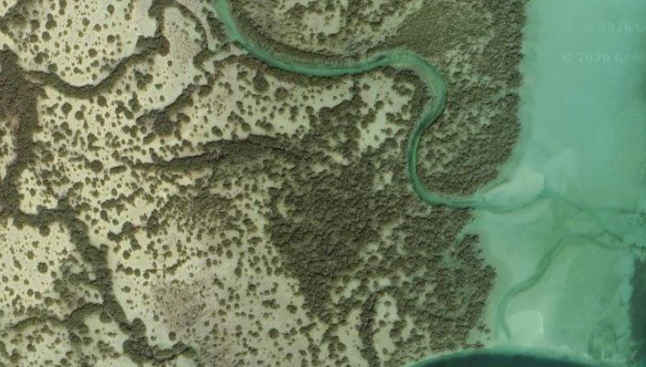
#> input picture aerial_mangrove_images/screenshot1.jpg, 1292 x 733 px (shown at 1/2 size)
$ python run_mangrove.py
#> lines starting #> are read from the running program, lines starting #| are printed output that depends on the picture; after the words box and inside, x2 and y2 are one past the last pixel; in counts of white or black regions, pixels touching at a corner belong together
### src/reforestation/soil_detector.py
"""
Soil detection for reforestation drone missions.

detect_soil_mask()
------------------
Takes an aerial RGB image and returns a boolean mask of *plantable* cells --
exposed mudflat / bare soil where seeds can take root.  Non-plantable areas:

  * Open water / tidal channels : high blue channel, low green
  * Existing canopy              : high pseudo-NDVI (green - red / green + red)
  * Submerged mudflat            : classified as water (see tidal_threshold)

The returned mask plugs directly into generate_strips() via the existing
``field_mask`` parameter, so the optimizer and simulation need no changes.

apply_tidal_mask()
------------------
Overlays a dynamic tidal / moisture grid onto the base soil mask.  Use this
for replanning events when a section of the field floods mid-mission or after
a rain report from a sensor / operator.

Detection approach
------------------
Mangrove mudflat imagery typically shows three spectrally distinct zones:

  Zone            | NDVI          | Blue channel  | Brightness
  ----------------+---------------+---------------+------------
  Open water      | HIGH (teal)   | HIGH          | moderate
  Exposed soil    | near-zero     | moderate      | HIGH (pale)
  Existing canopy | near-zero     | low           | LOW (dark)

Three signal cuts -- any combination can be used depending on the image:
  1. pseudo_ndvi < soil_ndvi_threshold       ->  eliminates water (greenish-teal)
  2. blue_norm   < water_blue_threshold      ->  eliminates open water
  3. brightness  > min_brightness_threshold  ->  eliminates dark canopy

In many coastal mangrove scenes, existing canopy has brownish-dark coloration
(near-zero NDVI, similar to bare soil) and **brightness** is the primary signal
that separates it from pale exposed mudflat.  Set min_brightness_threshold
(e.g. 0.40-0.50) to activate this cut; default 0.0 = disabled.

Tuning guidance
---------------
* If the mask over-includes water: lower water_blue_threshold (e.g. 0.40)
  OR rely on NDVI cut (water is often greenish -> NDVI > 0.15)
* If the mask over-includes dark canopy: raise min_brightness_threshold (0.40-0.50)
* If the mask over-excludes healthy bare soil: raise soil_ndvi_threshold (0.20-0.25)
* For upland / non-mangrove scenes: set water_blue_threshold=1.0 and
  min_brightness_threshold=0.0, rely on NDVI alone

Non-square fields
-----------------
Use load_field_image(path, nrows, ncols) to load an image at the correct
aspect ratio without center-cropping, then pass the result to detect_soil_mask_from_array().
"""

from __future__ import annotations

from pathlib import Path
from typing import Any, Dict, Optional, Tuple

import numpy as np

# Lazy import -- ingest.py is in the same project; this avoids a hard
# circular dependency if callers import both modules.
from src.field.ingest import load_image_as_array


# ---------------------------------------------------------------------------
# Primary detector
# ---------------------------------------------------------------------------

def load_field_image(
    image_path: str,
    nrows: int,
    ncols: int,
) -> np.ndarray:
    """Load an aerial image and resize to (nrows, ncols) without centre-cropping.

    Unlike load_image_as_array() which forces a square centre-crop, this function
    stretches the image to fill the target grid exactly.  Use this for non-square
    fields (e.g. 500 m wide x 300 m tall -> ncols=64, nrows=38).

    Parameters
    ----------
    image_path : path to JPG / PNG / TIFF
    nrows      : output grid height  (matches field height in metres)
    ncols      : output grid width   (matches field width in metres)

    Returns
    -------
    img_array : np.ndarray, shape (nrows, ncols, 3), uint8 [0, 255]
    """
#> called with image_path = 'aerial_mangrove_images/screenshot1.jpg', nrows = 38, ncols = 64
    from PIL import Image as _Image
    img = _Image.open(image_path).convert("RGB")
#> img is the input picture: PIL image 1292x733 RGB; mean R, G, B 112.8, 130, 100.2
    img_resized = img.resize((ncols, nrows), _Image.LANCZOS)  # (W, H) for PIL
    return np.array(img_resized, dtype=np.uint8)


def detect_soil_mask(
    image_path: str,
    target_size: int = 64,
    soil_ndvi_threshold: float = 0.15,
    water_blue_threshold: float = 0.45,
    min_brightness_threshold: float = 0.0,
    min_patch_cells: int = 2,
    nrows: Optional[int] = None,
    ncols: Optional[int] = None,
) -> Tuple[np.ndarray, np.ndarray, Dict[str, Any]]:
    """Classify aerial RGB image pixels into plantable / non-plantable.

    Parameters
    ----------
    image_path:
        Path to the aerial photograph (JPG, PNG, TIFF, etc.).
    target_size:
        Square output resolution when nrows/ncols are not specified.
        The image is centre-cropped then downsampled to target_size x target_size.
    soil_ndvi_threshold:
        Cells with pseudo-NDVI *above* this value are classified as existing
        canopy / water and excluded.  Default 0.15.  Teal water often has
        NDVI > 0.15 due to strong green channel, so this also helps exclude water.
    water_blue_threshold:
        Cells with normalised blue channel *above* this value are excluded as
        open water.  Default 0.45.
    min_brightness_threshold:
        Cells with perceptual luminance *below* this value are excluded as
        dark canopy (brownish-dark mangrove).  Default 0.0 = disabled.
        Set to 0.40-0.50 for coastal mangrove imagery where existing canopy
        has near-zero NDVI but is visually much darker than bare mudflat.
        Luminance = 0.299*R + 0.587*G + 0.114*B.
    min_patch_cells:
        Minimum connected-region size (cells) to retain as plantable.
        Tiny isolated soil pixels (noise, artefacts) are removed.  Set to 1
        to disable.
    nrows, ncols:
        If both are provided, the image is resized to this exact shape without
        centre-cropping (preserves non-square aspect ratio).  target_size is
        ignored when these are set.  Use for rectangular fields.

    Returns
    -------
    soil_mask : np.ndarray[bool], shape (H, W)
        True where seeds can be planted (exposed soil / mudflat).

    soil_priority_grid : np.ndarray[float], shape (H, W)
        Priority surface for strip generation.  Within the soil mask, values
        are the *inverted* pseudo-NDVI (barer soil = higher priority = denser
        planting).  Non-soil cells are 0.0.  Range [0, 1].

    meta : dict
        Detection statistics and thresholds used.
    """
    # --- Load image ---
    if nrows is not None and ncols is not None:
        img_rgb = load_field_image(image_path, nrows=nrows, ncols=ncols)
    else:
        img_rgb = load_image_as_array(image_path, target_size=target_size)
    H, W = img_rgb.shape[:2]

    R = img_rgb[:, :, 0].astype(np.float32) / 255.0
    G = img_rgb[:, :, 1].astype(np.float32) / 255.0
    B = img_rgb[:, :, 2].astype(np.float32) / 255.0

    # --- Spectral indices ---
    pseudo_ndvi = (G - R) / (G + R + 1e-6)
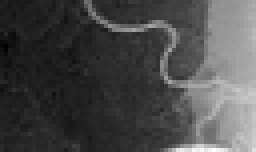
#> pseudo_ndvi: shape (38, 64) float32 (shown 4 times larger); min -0.0521, max 0.381, mean 0.0736; drawn with min black and max white
    ndvi_norm   = (pseudo_ndvi + 1.0) / 2.0   # [0, 1], 0 = bare soil
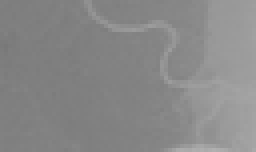
#> ndvi_norm: shape (38, 64) float32 (shown 4 times larger); min 0.474, max 0.69, mean 0.537

    # Perceptual luminance (ITU-R BT.601)
    brightness = 0.299 * R + 0.587 * G + 0.114 * B
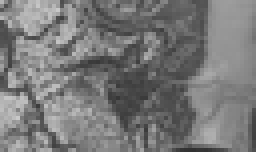
#> brightness: shape (38, 64) float32 (shown 4 times larger); min 0.195, max 0.788, mean 0.476

    # --- Classification ---
    canopy_mask = pseudo_ndvi >= soil_ndvi_threshold   # greenish water + healthy canopy
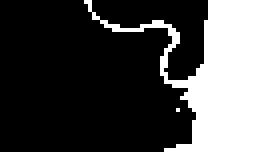
#> canopy_mask: shape (38, 64) bool (shown 4 times larger); 26.2% white; 2 white regions (1 under 20 px), largest, box (x1, y1, x2, y2) and area: (21, 0, 64, 38) 637
    water_mask  = B >= water_blue_threshold             # open water (high blue)
#> water_mask: shape (38, 64) bool; 24.2% white; 47 white regions (40 under 20 px), largest, box (x1, y1, x2, y2) and area: (48, 0, 64, 29) 246, (4, 0, 15, 9) 63, (0, 23, 7, 34) 44
    dark_mask   = (min_brightness_threshold > 0) & (brightness < min_brightness_threshold)
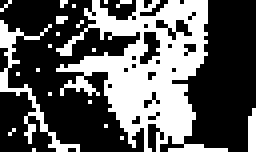
#> dark_mask: shape (38, 64) bool (shown 4 times larger); 36.8% white; 21 white regions (18 under 20 px), largest, box (x1, y1, x2, y2) and area: (14, 0, 57, 38) 740, (0, 5, 20, 38) 103, (62, 27, 64, 38) 20

    # Plantable = not water, not canopy/water by NDVI, not dark canopy
    raw_soil_mask = ~canopy_mask & ~water_mask & ~dark_mask
#> raw_soil_mask: shape (38, 64) bool; 28.6% white in thin lines or dots, all inside (x1, y1, x2, y2) = (0, 0, 49, 38)

    # --- Small-patch removal ---
    soil_mask = _remove_small_patches(raw_soil_mask, min_size=min_patch_cells)
#> after the loop in _remove_small_patches, `for start_r in range(nrows):`:
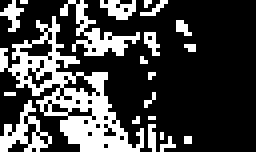
#> cleaned: shape (38, 64) bool (shown 4 times larger); 26.9% white in thin lines or dots, all inside (x1, y1, x2, y2) = (0, 0, 49, 38)

    # --- Priority surface (brightness-based for mangrove imagery) ---
    # Brighter bare soil = more exposed = higher planting priority.
    # Inverted NDVI works for lush-canopy scenes; brightness inversion is
    # better for brownish-dark mangrove canopy scenes.
    if min_brightness_threshold > 0:
        # Use brightness as priority signal
        soil_priority_grid = np.where(soil_mask, brightness, 0.0).astype(np.float64)
        # Normalise to [0.05, 1.0]
        if soil_mask.any():
            pmin = soil_priority_grid[soil_mask].min()
#> pmin = 0.42
            pmax = soil_priority_grid[soil_mask].max()
#> pmax = 0.642
            rng  = pmax - pmin if pmax > pmin else 1.0
#> rng = 0.222
            soil_priority_grid = np.where(
                soil_mask,
                0.05 + 0.95 * (soil_priority_grid - pmin) / rng,
                0.0,
            )
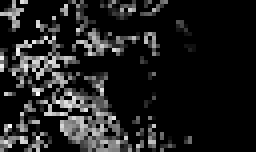
#> soil_priority_grid: shape (38, 64) float64 (shown 4 times larger); min 0, max 1, mean 0.122
    else:
        # Standard NDVI inversion
        inverted_ndvi = np.clip(1.0 - ndvi_norm, 0.0, 1.0)
        soil_priority_grid = np.where(soil_mask, inverted_ndvi, 0.0).astype(np.float64)
        soil_priority_grid = np.where(
            soil_mask & (soil_priority_grid < 0.05), 0.05, soil_priority_grid
        )

    # --- Meta ---
    total_cells    = H * W
    n_soil         = int(soil_mask.sum())
#> n_soil = 655
#> (the rest of the program and of its run is left out)
